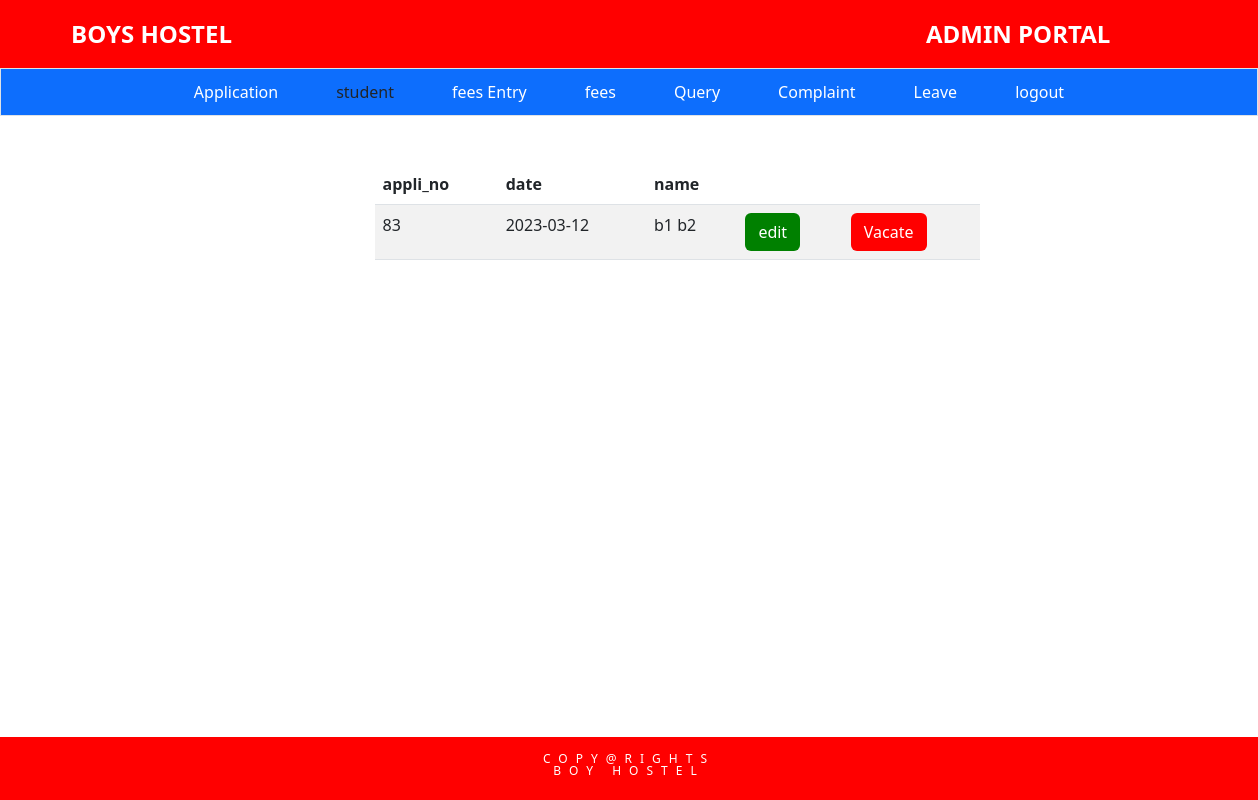
Screenshot of /admin/stud_details.php (signed in) with the database file from the repository.
### tables this page shows
CREATE TABLE `application` (
  `appli_no` int(5) NOT NULL,
  `date` date DEFAULT NULL,
  `SFName` text DEFAULT NULL,
  `SMName` text NOT NULL,
  `SLName` text DEFAULT NULL,
  `FFName` text DEFAULT NULL,
  `FMName` text NOT NULL,
  `FLName` varchar(30) DEFAULT NULL,
  `dob` date DEFAULT NULL,
  `house_no` varchar(20) DEFAULT NULL,
  `area` text DEFAULT NULL,
  `street` text DEFAULT NULL,
  `state` text DEFAULT NULL,
  `district` text DEFAULT NULL,
  `pincode` bigint(6) DEFAULT NULL,
  `Sphone` bigint(10) DEFAULT NULL,
  `Fphone` bigint(10) DEFAULT NULL,
  `email` varchar(50) DEFAULT NULL,
  `status` char(10) DEFAULT NULL,
  `religious` text DEFAULT NULL,
  `caste` text DEFAULT NULL,
  `nationality` text DEFAULT NULL,
  `aadhar` bigint(12) DEFAULT NULL
);

CREATE TABLE `selected` (
  `appli_no` int(11) NOT NULL,
  `date` date DEFAULT NULL,
  `boys` int(1) NOT NULL
);

### admin/stud_details.php (the view, shortened to what this page needs)
<!DOCTYPE html>
<html lang="en">
<head>
    <link rel="stylesheet" href="../assets/css/bootstrap.min.css">
    <link rel="stylesheet" href="stud_details.css">
</head>
<body>
    <?php
    include("../include/adheader.php");
    ?>
    <div class="container-fluid py-1 border " style="background-color:#0d6efd;">
        <div class="d-flex justify-content-center">
            <div class="btn-group">
                <button type="button" class="btn btn-primary mx-3" onclick="window.location.href='applicant.php'" style="border-radius:0rem;">Application</button>
                <button type="button" class="btn mx-3" onclick="window.location.href='stud_details.php'" style="border-radius:0rem;"><span id="black">student</span></button>
                <button type="button" class="btn btn-primary mx-3" onclick="window.location.href='fees_entry.php'" style="border-radius:0rem;">fees Entry</button>
                <button type="button" class="btn btn-primary mx-3" onclick="window.location.href='fees_details.php'" style="border-radius:0rem;">fees</button>
                <button type="button" class="btn btn-primary mx-3" onclick="window.location.href='adquery.php'" style="border-radius:0rem;">Query</button>
                <button type="button" class="btn btn-primary mx-3" onclick="window.location.href='adcompliant.php'" style="border-radius:0rem;">Complaint</button>
                <button type="button" class="btn btn-primary mx-3" onclick="window.location.href='adleave.php'" style="border-radius:0rem;">Leave</button>
                <button type="button" class="btn btn-primary mx-3" onclick="window.location.href='../html/logout.php'" style="border-radius:0rem;">logout</button>
            </div>
        </div>
    </div>
    <?php
    include('../include/dbconnection.php');
    $query  = mysqli_query($con, "SELECT * FROM application , selected WHERE application.appli_no=selected.appli_no AND selected.boys= 1;");
    ?>
    <div class="container-fluid mx-5">
        <div class="row">
            <div class="col-6 mx-auto py-5">
                <table class="table table-striped table-hover">
                    <thead>
                        <th>appli_no</th>
                        <th>date</th>
                        <th>name</th>
                        <th></th>
                        <th></th>
                    </thead>
                    <tbody>
                        <?php
                        while ($row = mysqli_fetch_assoc($query)) {
                        ?>
                            <tr>
                                <td>
                                    <?php echo $row['appli_no']; ?>
                                </td>
                                <td>
                                    <?php echo $row['date']; ?>
                                </td>
                                <td>
                                    <?php echo $row['SFName'] . ' ' . $row['SMName'] . ' ' . $row['SLName']; ?>
                                </td>
                                <td>
                                    <button class="btn" style="background-color: green;"><a href="student_update.php?no=<?php echo $row['appli_no']; ?>" style="color:white;">edit</button>
                                </td>
                                <td><button class="btn" style="background-color: red;"><a href="student_info.php?no=<?php echo $row['appli_no']; ?>" style="color:white;">Vacate</a></button></td>
                            </tr>
                        <?php }
                        ?>
                    </tbody>
                </table>
            </div>
        </div>
    </div>
    <?php
    include('../include/footer.php');
    ?>
</body>
</html>

### admin/stud_details.css (style rules this page uses)
a { text-decoration: none; }

### include/adheader.php (style rules this page uses)
a { text-decoration: none !important; }

### include/footer.php (style rules this page uses)
html { height:100%; }
body { min-height:100%; display: flex; flex-direction: column; }

### rows the page displays
application: selected.appli_no "83", selected.date "2023-03-12", SFName "b1", SLName "b2"
